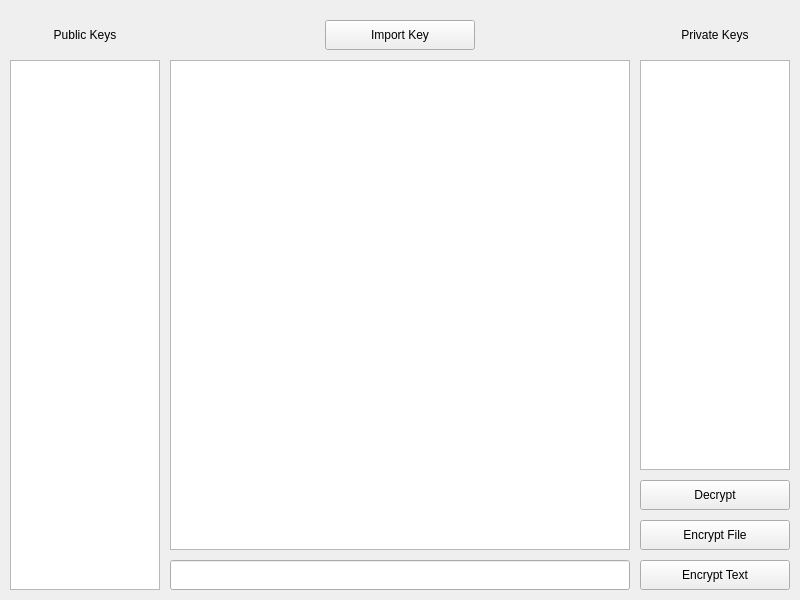
<?xml version="1.0" encoding="UTF-8"?>
<ui version="4.0">
 <class>MainWindow</class>
 <widget class="QMainWindow" name="MainWindow">
  <property name="geometry">
   <rect>
    <x>0</x>
    <y>0</y>
    <width>800</width>
    <height>600</height>
   </rect>
  </property>
  <property name="windowTitle">
   <string>MainWindow</string>
  </property>
  <widget class="QWidget" name="centralwidget">
   <widget class="QPushButton" name="importKeyButton">
    <property name="geometry">
     <rect>
      <x>325</x>
      <y>20</y>
      <width>150</width>
      <height>30</height>
     </rect>
    </property>
    <property name="text">
     <string>Import Key</string>
    </property>
   </widget>
   <widget class="QPushButton" name="encryptTextButton">
    <property name="geometry">
     <rect>
      <x>640</x>
      <y>560</y>
      <width>150</width>
      <height>30</height>
     </rect>
    </property>
    <property name="text">
     <string>Encrypt Text</string>
    </property>
   </widget>
   <widget class="QLineEdit" name="textLE">
    <property name="geometry">
     <rect>
      <x>170</x>
      <y>560</y>
      <width>460</width>
      <height>30</height>
     </rect>
    </property>
   </widget>
   <widget class="QPushButton" name="encryptFileButton">
    <property name="geometry">
     <rect>
      <x>640</x>
      <y>520</y>
      <width>150</width>
      <height>30</height>
     </rect>
    </property>
    <property name="text">
     <string>Encrypt File</string>
    </property>
   </widget>
   <widget class="QPushButton" name="decryptButton">
    <property name="geometry">
     <rect>
      <x>640</x>
      <y>480</y>
      <width>150</width>
      <height>30</height>
     </rect>
    </property>
    <property name="text">
     <string>Decrypt</string>
    </property>
   </widget>
   <widget class="QListWidget" name="publicKeyList">
    <property name="geometry">
     <rect>
      <x>10</x>
      <y>60</y>
      <width>150</width>
      <height>530</height>
     </rect>
    </property>
   </widget>
   <widget class="QListWidget" name="privateKeyList">
    <property name="geometry">
     <rect>
      <x>640</x>
      <y>60</y>
      <width>150</width>
      <height>410</height>
     </rect>
    </property>
   </widget>
   <widget class="QLabel" name="publicLabel">
    <property name="geometry">
     <rect>
      <x>10</x>
      <y>20</y>
      <width>150</width>
      <height>30</height>
     </rect>
    </property>
    <property name="autoFillBackground">
     <bool>true</bool>
    </property>
    <property name="text">
     <string>Public Keys</string>
    </property>
    <property name="alignment">
     <set>Qt::AlignCenter</set>
    </property>
   </widget>
   <widget class="QLabel" name="privateLabel">
    <property name="geometry">
     <rect>
      <x>640</x>
      <y>20</y>
      <width>150</width>
      <height>30</height>
     </rect>
    </property>
    <property name="autoFillBackground">
     <bool>true</bool>
    </property>
    <property name="text">
     <string>Private Keys</string>
    </property>
    <property name="alignment">
     <set>Qt::AlignCenter</set>
    </property>
   </widget>
   <widget class="QTableWidget" name="logTable">
    <property name="geometry">
     <rect>
      <x>170</x>
      <y>60</y>
      <width>460</width>
      <height>490</height>
     </rect>
    </property>
    <attribute name="horizontalHeaderDefaultSectionSize">
     <number>230</number>
    </attribute>
    <attribute name="horizontalHeaderStretchLastSection">
     <bool>true</bool>
    </attribute>
   </widget>
  </widget>
 </widget>
 <resources/>
 <connections/>
</ui>
